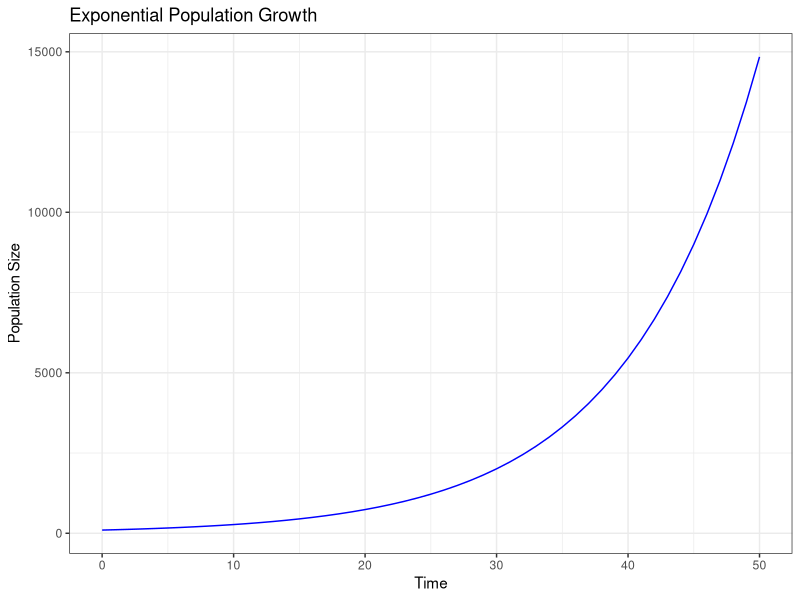
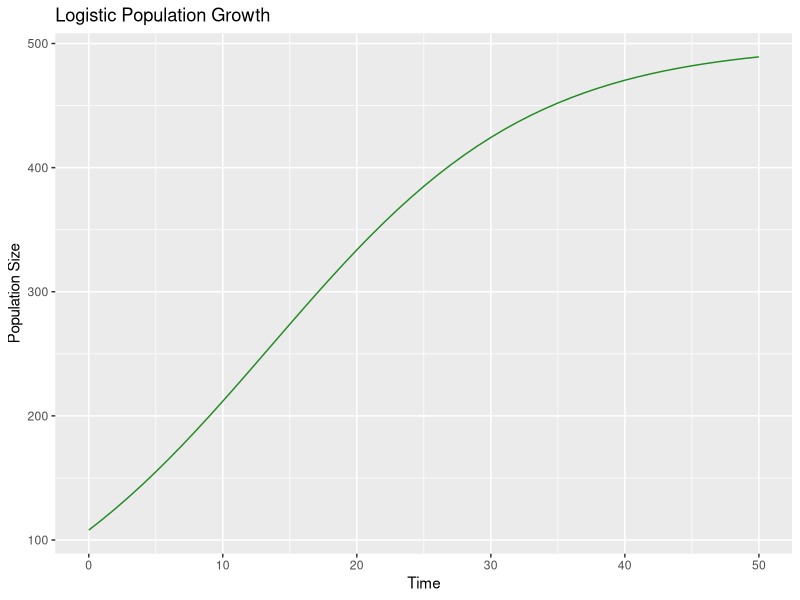
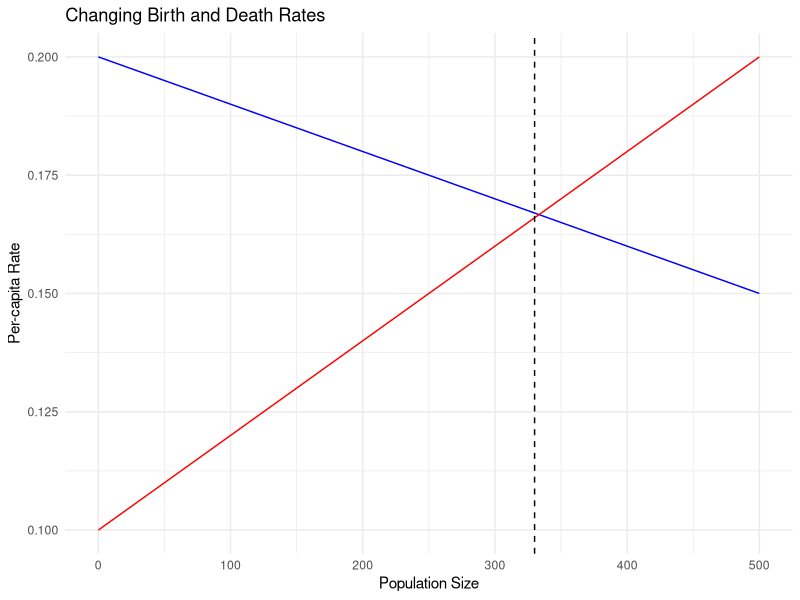
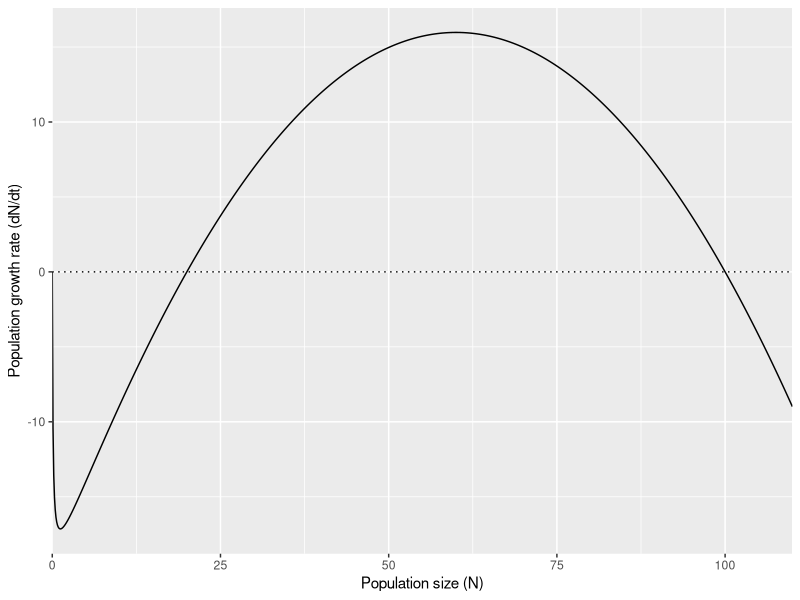

Source code (R) for these figures, in order:
## ---- chunk 1
library(ggplot2)
## ---- chunk 2
# Define parameters
N0 <- 100 # Initial population size
r <- 0.1 # Growth rate
time <- seq(0, 50, by = 1) # Time period

# Calculate population size
Nt <- N0 * exp(r * time)

# Create data frame
df <- data.frame(time, Nt)

# Plot
ggplot(df, aes(x = time, y = Nt)) +
  geom_line(color = "blue") +
  labs(title = "Exponential Population Growth",
       x = "Time",
       y = "Population Size") +
  theme_bw()
## ---- chunk 3
# Define parameters
K <- 500 # Carrying capacity

# Define logistic growth function
logistic_growth <- function(N, r, K) {
  r * N * (1 - (N / K))
}

# Simulate logistic growth
simulated_data <- data.frame(time = time)
simulated_data$Nt <- NA

N <- N0
for (i in 1:length(time)) {
  dNdt <- logistic_growth(N, r, K)
  N <- N + dNdt
  simulated_data$Nt[i] <- N
}

# Plot
ggplot(simulated_data, aes(x = time, y = Nt)) +
  geom_line(color = "forestgreen") +
  labs(title = "Logistic Population Growth",
       x = "Time",
       y = "Population Size")
## ---- chunk 4
# Define population size and parameters
population_size <- seq(0, 500, by = 10) # Population size
per_capita_birth_rate <- 0.2 - 0.0001 * population_size # Declining per-capita birth rate
per_capita_death_rate <- 0.1 + 0.0002 * population_size # Increasing per-capita death rate

# Calculate net growth rate (birth rate - death rate)
net_growth_rate <- per_capita_birth_rate - per_capita_death_rate

# Create data frame
df <- data.frame(population_size, per_capita_birth_rate, per_capita_death_rate)

# Find intersection point
intersection <- which.min(abs(per_capita_birth_rate - per_capita_death_rate))

# Calculate carrying capacity
carrying_capacity <- population_size[intersection]

# Plot
ggplot(df, aes(x = population_size)) +
  geom_line(aes(y = per_capita_birth_rate, color = "Per-capita Birth Rate")) +
  geom_line(aes(y = per_capita_death_rate, color = "Per-capita Death Rate")) +
  geom_vline(xintercept = carrying_capacity, linetype = "dashed", color = "black") +
  labs(title = "Changing Birth and Death Rates",
       x = "Population Size",
       y = "Per-capita Rate") +
  scale_color_manual(values = c("Per-capita Birth Rate" = "blue", "Per-capita Death Rate" = "red")) +
  theme_minimal() +
  theme(legend.position = "none")
## ---- chunk 5
## for simplicity, we let r=1 so we can ignore it here.
pgrA <- function(N, alpha, a, tau){ N*(1-alpha*N)*(1-(a+tau)/(N+tau)) }
myData <- data.frame( N=c(0, 110) ) # ggplot requires a data frame
p <- ggplot(data=myData, aes(x=N)) + # set the basic properties of the plot
  # in the stat_function, we indicate the parameters in our equation.
    stat_function(fun=pgrA, geom="line", n=1001,
                  args=list(alpha = 0.01, a=20, tau=.1)) + 
  labs(y="Population growth rate (dN/dt)", x="Population size (N)") + 
  #theme_classic() + 
  geom_hline(yintercept=0, lty=3)+
  scale_x_continuous(expand = c(0, 0)) 
p
